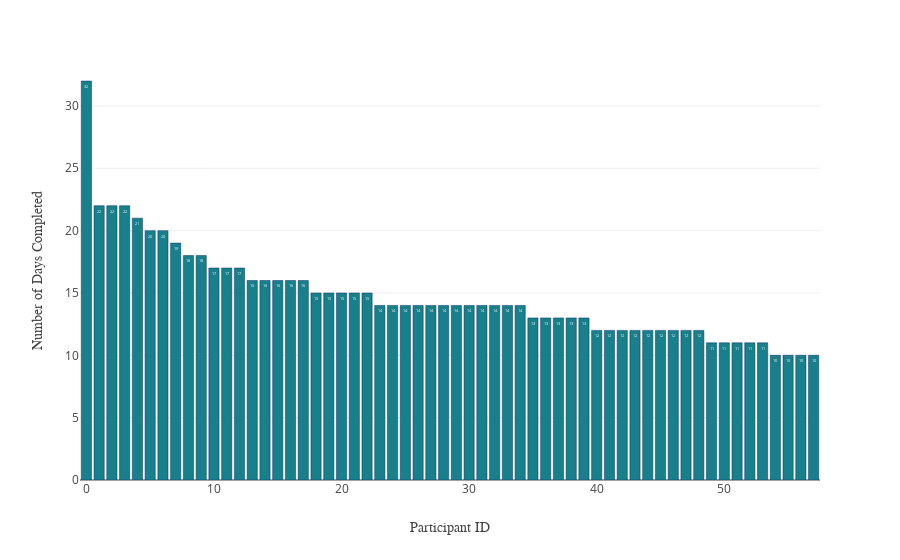

This figure's notebook cell:
### Code cell
fig = px.bar(df_above10,x="PID",y="Num_HR_Days",text="Num_HR_Days")
fig.update_yaxes(title_text="Number of Days Completed",title_font_family="IBM Plex San", row=1, col=1)
fig.update_xaxes(title_text="Participant ID", title_font_family="IBM Plex San",row=1, col=1)
fig.update_traces(marker_color='rgb(24, 128, 139)', marker_line_color='rgb(8,48,107)')
fig.update_layout(template = large_rockwell_template)

### Figure 1 — Plotly figure (JSON) as saved in the notebook; plotly's stock layout.template omitted (floating-point values rounded to 4 significant figures)
{"data": [{"alignmentgroup": "True", "hovertemplate": "PID=%{x}<br>Num_HR_Days=%{text}<extra></extra>", "legendgroup": "", "marker": {"color": "rgb(24, 128, 139)", "line": {"color": "rgb(8,48,107)"}, "pattern": {"shape": ""}}, "name": "", "offsetgroup": "", "orientation": "v", "showlegend": false, "text": [32, 22, 22, 22, 21, 20, 20, 19, 18, 18, 17, 17, 17, 16, 16, 16, 16, 16, 15, 15, 15, 15, 15, 14, 14, 14, 14, 14, 14, 14, 14, 14, 14, 14, 14, 13, 13, 13, 13, 13, 12, 12, 12, 12, 12, 12, 12, 12, 12, 11, 11, 11, 11, 11, 10, 10, 10, 10], "textposition": "auto", "type": "bar", "x": [0, 1, 2, 3, 4, 5, 6, 7, 8, 9, 10, 11, 12, 13, 14, 15, 16, 17, 18, 19, 20, 21, 22, 23, 24, 25, 26, 27, 28, 29, 30, 31, 32, 33, 34, 35, 36, 37, 38, 39, 40, 41, 42, 43, 44, 45, 46, 47, 48, 49, 50, 51, 52, 53, 54, 55, 56, 57], "xaxis": "x", "y": [32, 22, 22, 22, 21, 20, 20, 19, 18, 18, 17, 17, 17, 16, 16, 16, 16, 16, 15, 15, 15, 15, 15, 14, 14, 14, 14, 14, 14, 14, 14, 14, 14, 14, 14, 13, 13, 13, 13, 13, 12, 12, 12, 12, 12, 12, 12, 12, 12, 11, 11, 11, 11, 11, 10, 10, 10, 10], "yaxis": "y"}], "layout": {"barmode": "relative", "legend": {"tracegroupgap": 0}, "margin": {"t": 60}, "xaxis": {"anchor": "y", "domain": [0, 1], "title": {"font": {"family": "IBM Plex San"}, "text": "Participant ID"}}, "yaxis": {"anchor": "x", "domain": [0, 1], "title": {"font": {"family": "IBM Plex San"}, "text": "Number of Days Completed"}}}}
